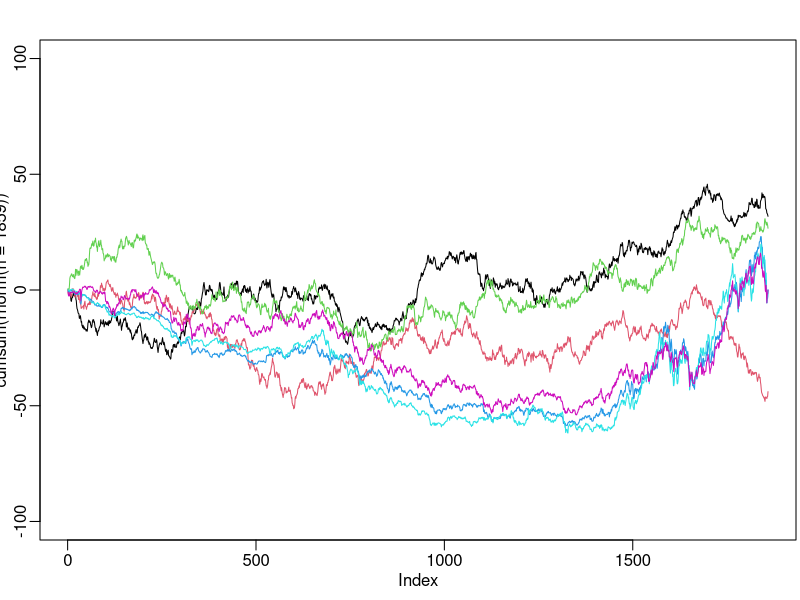
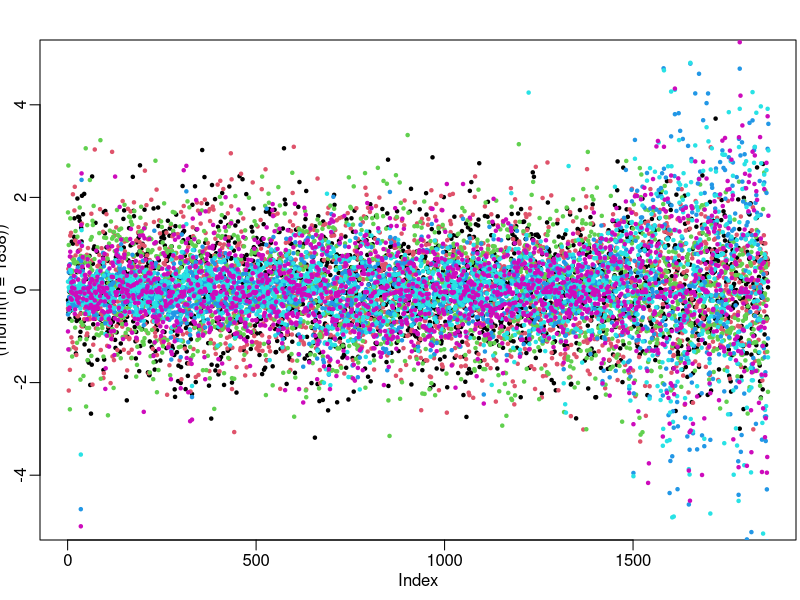
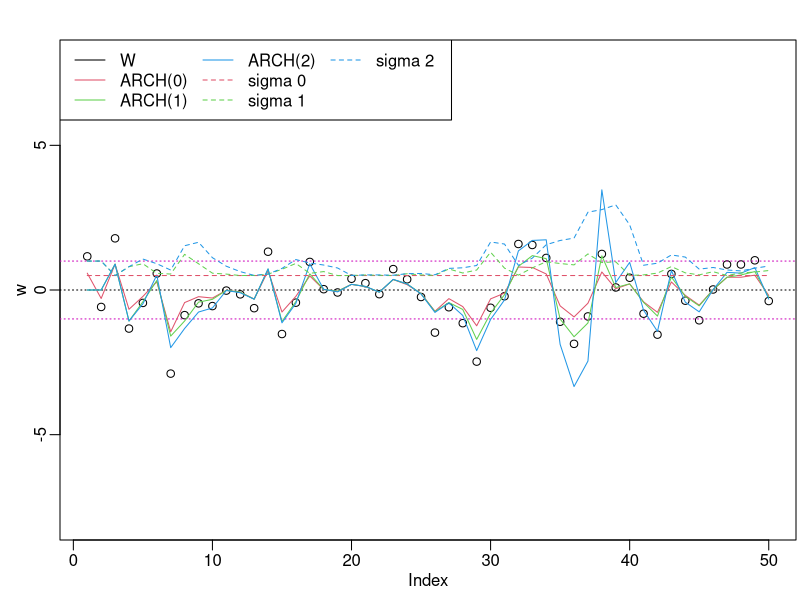
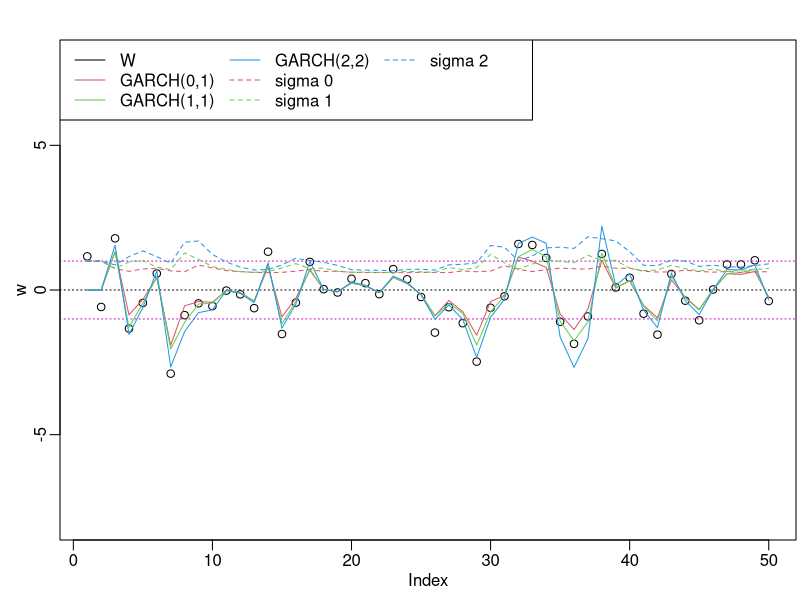

Here is the R script that generated these plots, in order:
## ---- chunk 1
knitr::opts_chunk$set(
  echo = FALSE,
  message = FALSE,
  warning = FALSE,
  tidy = FALSE,
  fig.asp = 1,
  dev = "png"
  )
set.seed(10)
par(mar=c(3,2,2,.2),mgp=c(1.5,.5,0))
## ---- chunk 2
standardize <- function(invec){
  delta <- diff(invec)
  delta.stand <- (delta-mean(delta))/sd(delta)
  cumsum(delta.stand)
}
EU.stand <- apply(EuStockMarkets,2,standardize)[1:1859,]
plot(cumsum(rnorm(n=1859)),type="l",col=1,ylim=c(-100,100))
for(i in 1:2) lines(cumsum(rnorm(n=1859)),col=i+1)
for(i in 1:3) lines(EU.stand[,i],col=i+3)
## ---- chunk 3
standardize <- function(invec){
  delta <- diff(invec)
  delta.stand <- (delta-mean(delta))/sd(delta)
  delta.stand
}

EU.delta.stand <- apply(EuStockMarkets,2,standardize)[1:1859,]
plot((rnorm(n=1858)),
     type="p",col=1,ylim=c(-5,5),pch=20,cex=.7)
for(i in 1:2) points((rnorm(n=1858)),col=i+1,pch=20,cex=.7)
for(i in 1:3) points(EU.delta.stand[,i],col=i+3,pch=20,cex=.7)
## ---- chunk 4
## Prozessparameter
n <- 50
omega <- .25
alpha <- c(0.5,0.4)
##Zufallsprozess
set.seed(20)
w <- rnorm(n=n)
## Verschiedene ARCH-Prozesse
x <- matrix(0,3,n)
sigma <- matrix(1,3,n) 
sigma[1,] <- rep(sqrt(omega),n)
x[1,] <- w*sigma[1,] #WR
for(t in 3:length(w)){
  sigma[2,t] <- sqrt(omega+alpha[1]*x[2,t-1]^2)
  x[2,t] <- w[t]*sigma[2,t] #ARCH(1)
  sigma[3,t] <- sqrt(omega+alpha[1]*x[3,t-1]^2+alpha[2]*x[3,t-2]^2)
  x[3,t] <- w[t]*sigma[3,t] #ARCH(2)
} 

# Prozess
par(mar=c(3,3,2,.2),mgp=c(1.5,.5,0))
plot(w, type="p",ylim=c(-8,8))
abline(h=0,col=1,lty=3)
abline(h=1,col=6,lty=3)
abline(h=-1,col=6,lty=3)
for(p in 0:2){lines(x[p+1,],col=p+2)}
for(p in 0:2){lines(sigma[p+1,],col=p+2,lty=2)}

legend("topleft",c("W","ARCH(0)","ARCH(1)","ARCH(2)",paste("sigma",0:2)),col=c(1:4,2:4),lty=c(rep(1,4),rep(2,3)),ncol = 3)
## ---- chunk 5
## Prozessparameter
n <- 50
omega <- .25
alpha <- c(0.3,0.2)
beta <- c(0.3,0.2)

##Zufallsprozess
set.seed(20)
w <- rnorm(n=n)
## Verschiedene GARCH-Prozesse
x <- matrix(0,3,n)
sigma <- matrix(1,3,n) 
for(t in 3:length(w)){
  sigma[1,t] <- sqrt(omega+beta[1]*sigma[2,t-1]^2)
  x[1,t] <- w[t]*sigma[1,t] #GARCH(0,1)
  sigma[2,t] <- sqrt(omega+alpha[1]*x[2,t-1]^2+beta[1]*sigma[2,t-1]^2)
  x[2,t] <- w[t]*sigma[2,t] #GARCH(1,1)
  sigma[3,t] <- sqrt(omega+alpha[1]*x[3,t-1]^2+alpha[2]*x[3,t-2]^2+beta[1]*sigma[2,t-1]^2+beta[2]*sigma[2,t-2]^2)
  x[3,t] <- w[t]*sigma[3,t] #GARCH(2,2)
} 

# Prozess
par(mar=c(3,3,2,.2),mgp=c(1.5,.5,0))
plot(w, type="p",ylim=c(-8,8))
abline(h=0,col=1,lty=3)
abline(h=1,col=6,lty=3)
abline(h=-1,col=6,lty=3)
for(q in 0:2){lines(x[q+1,],col=q+2)}
for(q in 0:2){lines(sigma[q+1,],col=q+2,lty=2)}

legend("topleft",c("W","GARCH(0,1)","GARCH(1,1)","GARCH(2,2)",paste("sigma",0:2)),col=c(1:4,2:4),lty=c(rep(1,4),rep(2,3)),ncol = 3)
